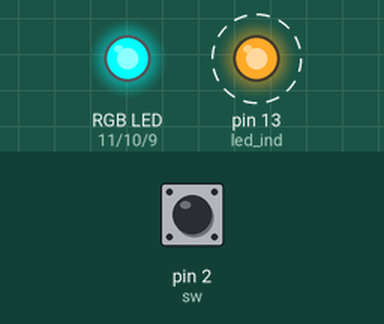
Recording of a sketch running on a simulated Arduino Uno, built with avr-gcc and run on an emulated ATmega328P. Shown: an RGB LED mixed from three pins (HIGH = lit), output pins drawn as LEDs (lit = HIGH). Dashed ring = blinking. The test bench sets the inputs (shaded band); at power-on: pin 2 (sw) HIGH.

Above: at 1.4 s.
1.5 s: pin 2 (sw) pulled LOW for 3.2 s
At 2.11 s:
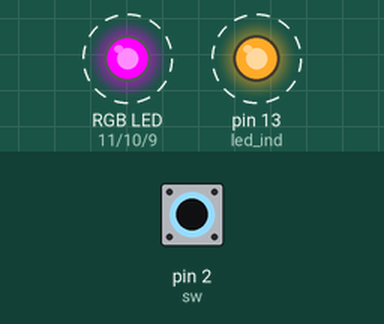
6.2 s: pin 2 (sw) pulled LOW for 0.25 s
At 6.57 s:
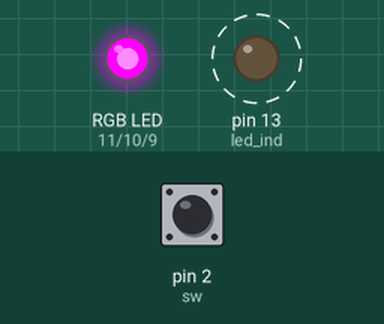
9.4 s: pin 2 (sw) pulled LOW for 1 s
At 10.35 s:
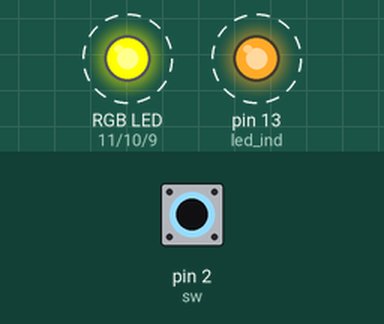
Timing chart, 0 to 18.4 s (numbered marks = the images above; inputs shaded):
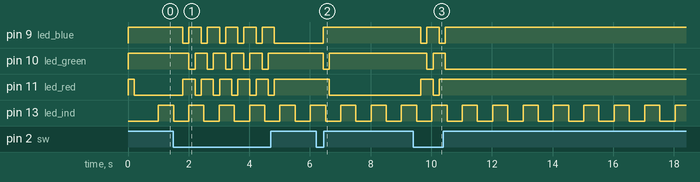

Measured:
- after the input at 1.5 s, pin 9 (led_blue): alternates HIGH for 0.40 s and LOW for 0.20 s, 11 changes in all, then stays LOW, starting after 0.31 s; pin 10 (led_green): alternates HIGH for 0.40 s and LOW for 0.20 s, 10 changes in all, then stays HIGH, starting after 0.51 s
- after the input at 6.2 s, pin 9 (led_blue): LOW → HIGH after 0.24 s; pin 10 (led_green): HIGH → LOW after 0.24 s, → HIGH 0.20 s later; pin 11 (led_red): HIGH → LOW after 0.44 s
- after the input at 9.4 s, pin 9 (led_blue): alternates HIGH for 0.40 s and LOW for 0.20 s, 4 changes in all, then stays HIGH, starting after 0.25 s; pin 10 (led_green): HIGH → LOW after 0.46 s, → HIGH 0.20 s later, → LOW 0.40 s later; pin 11 (led_red): LOW → HIGH after 0.25 s, → LOW 0.40 s later, → HIGH 0.20 s later
- by itself, pin 13 (led_ind): alternates HIGH for 0.50 s and LOW for 0.50 s

The sketch:

_03_tasks.ino
```cpp
// (licence header left out)
//**** Global variables used for global parameters
// Inputs :
int sw = 2; // User button
// Ouputs :
int led_ind = 13;   // Arduino LED
int led_blue = 9;   // RGB LEDs
int led_green = 10; //    "
int led_red = 11;   //    "
// Shared variables
int blink_state = 0;
boolean alive_state = false;
// Program parameters
unsigned long alive_period = 500;
unsigned long kikoo_period = 200;

// This function is called one time when the arduino starts
void setup() {
  // Set output pins as outputs
  pinMode(led_ind, OUTPUT);
  pinMode(led_blue, OUTPUT);
  pinMode(led_green, OUTPUT);
  pinMode(led_red, OUTPUT);

  // Set default values for outputs (all LEDs OFF)
  digitalWrite(led_ind, LOW);
  digitalWrite(led_blue, HIGH);
  digitalWrite(led_red, HIGH);
  digitalWrite(led_green, HIGH);
}

// This function is called continuously when the arduino runs
void loop() {
  i_m_alive_loop();
  kikoo_loop();
}

// Simple task to indicate that the code is not stuck somewhere
void i_m_alive_loop() {
  // This static variable will keep its value between different calls to this function
  //  but like all local variables won't be accessible from the outside of this function.
  static unsigned long last_time = 0;

  // Get the number of milliseconds ellapsed since the start of the arduino
  unsigned long cur_time = millis();

  // Only do something if a sufficient amount of time has passed by
  //  (and don't block the program to wait if not)
  if (cur_time - last_time > alive_period) {
    // Things to do periodically
    if (alive_state) {
      digitalWrite(led_ind, HIGH);
    } else {
      digitalWrite(led_ind, LOW);
    }
    alive_state = !alive_state;

    // Keep track of the last time the task was executed
    last_time = cur_time;
  }
}

// Some task executing what we want the arduino to do
void kikoo_loop() {
  // This static variable will keep its value between different calls to this function
  //  but like all local variables won't be accessible from the outside of this function.
  static unsigned long last_time = 0;

  // Get the number of milliseconds ellapsed since the start of the arduino
  unsigned long cur_time = millis();

  // Only do something if a sufficient amount of time has passed by
  //  (and don't block the program to wait if not)
  if (cur_time - last_time > kikoo_period) {
    // Stops all LEDs
    digitalWrite(led_blue, HIGH);  // OFF
    digitalWrite(led_red, HIGH);   // OFF
    digitalWrite(led_green, HIGH); // OFF
    // Light the right one in the sequence
    switch(blink_state) {
      case 0:
        digitalWrite(led_red, LOW);
        break;
      case 1:
        digitalWrite(led_blue, LOW);
        break;
      case 2:
        digitalWrite(led_green, LOW);
        break;
    }
    // Only change the system state if the button is pressed
    if (digitalRead(sw) == LOW) {
      blink_state = (blink_state + 1) % 3;
    }

    last_time = cur_time;
  }
}
```
